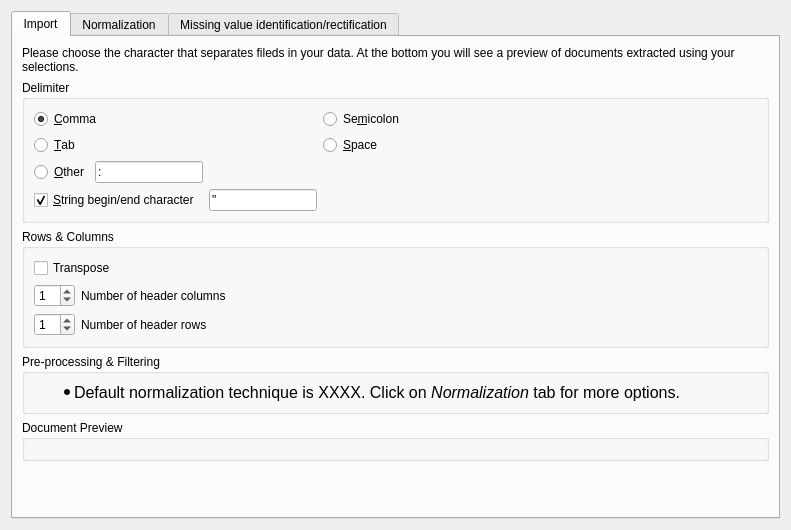
<?xml version="1.0" encoding="UTF-8"?>
<ui version="4.0">
 <class>voDelimitedTextImportWidget</class>
 <widget class="QWidget" name="voDelimitedTextImportWidget">
  <property name="geometry">
   <rect>
    <x>0</x>
    <y>0</y>
    <width>791</width>
    <height>530</height>
   </rect>
  </property>
  <property name="windowTitle">
   <string>Form</string>
  </property>
  <layout class="QVBoxLayout" name="verticalLayout_3">
   <item>
    <widget class="QTabWidget" name="ImportStepTabWidget">
     <property name="currentIndex">
      <number>0</number>
     </property>
     <widget class="QWidget" name="ImportTab">
      <attribute name="title">
       <string>Import</string>
      </attribute>
      <layout class="QVBoxLayout" name="verticalLayout_2">
       <item>
        <widget class="QLabel" name="label">
         <property name="text">
          <string>Please choose the character that separates fileds in your data. At the bottom you will see a preview of documents extracted using your selections.</string>
         </property>
         <property name="wordWrap">
          <bool>true</bool>
         </property>
        </widget>
       </item>
       <item>
        <widget class="QGroupBox" name="groupBox">
         <property name="title">
          <string>Delimiter</string>
         </property>
         <layout class="QGridLayout" name="gridLayout" columnstretch="0,0,0,1">
          <item row="0" column="0" colspan="2">
           <widget class="QRadioButton" name="CommaRadioButton">
            <property name="text">
             <string>&amp;Comma</string>
            </property>
            <property name="checked">
             <bool>true</bool>
            </property>
           </widget>
          </item>
          <item row="0" column="3">
           <widget class="QRadioButton" name="SemicolonRadioButton">
            <property name="text">
             <string>Se&amp;micolon</string>
            </property>
           </widget>
          </item>
          <item row="1" column="0" colspan="2">
           <widget class="QRadioButton" name="TabRadioButton">
            <property name="text">
             <string>&amp;Tab</string>
            </property>
           </widget>
          </item>
          <item row="1" column="3">
           <widget class="QRadioButton" name="SpaceRadioButton">
            <property name="text">
             <string>&amp;Space</string>
            </property>
           </widget>
          </item>
          <item row="2" column="0">
           <widget class="QRadioButton" name="OtherRadioButton">
            <property name="text">
             <string>&amp;Other</string>
            </property>
            <property name="checked">
             <bool>false</bool>
            </property>
           </widget>
          </item>
          <item row="2" column="1">
           <widget class="QLineEdit" name="OtherLineEdit">
            <property name="text">
             <string>:</string>
            </property>
            <property name="maxLength">
             <number>1</number>
            </property>
           </widget>
          </item>
          <item row="3" column="0" colspan="2">
           <widget class="QCheckBox" name="StringDelimiterCheckBox">
            <property name="text">
             <string>&amp;String begin/end character</string>
            </property>
            <property name="checked">
             <bool>true</bool>
            </property>
           </widget>
          </item>
          <item row="3" column="2">
           <widget class="QLineEdit" name="StringDelimiterLineEdit">
            <property name="text">
             <string>&quot;</string>
            </property>
            <property name="maxLength">
             <number>1</number>
            </property>
           </widget>
          </item>
         </layout>
        </widget>
       </item>
       <item>
        <widget class="QGroupBox" name="groupBox_3">
         <property name="title">
          <string>Rows &amp;&amp; Columns</string>
         </property>
         <layout class="QFormLayout" name="formLayout">
          <property name="fieldGrowthPolicy">
           <enum>QFormLayout::AllNonFixedFieldsGrow</enum>
          </property>
          <item row="0" column="0" colspan="2">
           <widget class="QCheckBox" name="TransposeCheckBox">
            <property name="text">
             <string>Transpose</string>
            </property>
           </widget>
          </item>
          <item row="1" column="0">
           <widget class="QSpinBox" name="NumberHeaderColumnsSpinBox">
            <property name="value">
             <number>1</number>
            </property>
           </widget>
          </item>
          <item row="1" column="1">
           <widget class="QLabel" name="NumberHeaderColumnsLabel">
            <property name="text">
             <string>Number of header columns</string>
            </property>
           </widget>
          </item>
          <item row="2" column="0">
           <widget class="QSpinBox" name="NumberHeaderRowsSpinBox">
            <property name="value">
             <number>1</number>
            </property>
           </widget>
          </item>
          <item row="2" column="1">
           <widget class="QLabel" name="NumberHeaderRowsLabel">
            <property name="text">
             <string>Number of header rows</string>
            </property>
           </widget>
          </item>
         </layout>
        </widget>
       </item>
       <item>
        <widget class="QGroupBox" name="groupBox_4">
         <property name="title">
          <string>Pre-processing &amp;&amp; Filtering</string>
         </property>
         <layout class="QVBoxLayout" name="verticalLayout_4">
          <item>
           <widget class="QLabel" name="label_2">
            <property name="text">
             <string>&lt;!DOCTYPE HTML PUBLIC &quot;-//W3C//DTD HTML 4.0//EN&quot; &quot;http://www.w3.org/TR/REC-html40/strict.dtd&quot;&gt;
&lt;html&gt;&lt;head&gt;&lt;meta name=&quot;qrichtext&quot; content=&quot;1&quot; /&gt;&lt;style type=&quot;text/css&quot;&gt;
p, li { white-space: pre-wrap; }
&lt;/style&gt;&lt;/head&gt;&lt;body style=&quot; font-family:'Sans Serif'; font-size:12pt; font-weight:400; font-style:normal;&quot;&gt;
&lt;ul style=&quot;margin-top: 0px; margin-bottom: 0px; margin-left: 0px; margin-right: 0px; -qt-list-indent: 1;&quot;&gt;&lt;li style=&quot; margin-top:12px; margin-bottom:0px; margin-left:0px; margin-right:0px; -qt-block-indent:0; text-indent:0px;&quot;&gt;Default normalization technique is XXXX. Click on &lt;span style=&quot; font-style:italic;&quot;&gt;Normalization&lt;/span&gt; tab for more options.&lt;/li&gt;&lt;/ul&gt;&lt;/body&gt;&lt;/html&gt;</string>
            </property>
           </widget>
          </item>
         </layout>
        </widget>
       </item>
       <item>
        <widget class="QGroupBox" name="groupBox_2">
         <property name="title">
          <string>Document Preview</string>
         </property>
         <layout class="QVBoxLayout" name="verticalLayout">
          <item>
           <widget class="voDelimitedTextPreview" name="DocumentPreviewWidget" native="true"/>
          </item>
         </layout>
        </widget>
       </item>
       <item>
        <spacer name="verticalSpacer">
         <property name="orientation">
          <enum>Qt::Vertical</enum>
         </property>
         <property name="sizeHint" stdset="0">
          <size>
           <width>20</width>
           <height>40</height>
          </size>
         </property>
        </spacer>
       </item>
      </layout>
     </widget>
     <widget class="QWidget" name="NormalizationTab">
      <attribute name="title">
       <string>Normalization</string>
      </attribute>
     </widget>
     <widget class="QWidget" name="MissingValueIdentificationRectificationTab">
      <attribute name="title">
       <string>Missing value identification/rectification</string>
      </attribute>
     </widget>
    </widget>
   </item>
  </layout>
 </widget>
 <customwidgets>
  <customwidget>
   <class>voDelimitedTextPreview</class>
   <extends>QWidget</extends>
   <header>voDelimitedTextPreview.h</header>
   <container>1</container>
  </customwidget>
 </customwidgets>
 <resources/>
 <connections>
  <connection>
   <sender>OtherRadioButton</sender>
   <signal>clicked()</signal>
   <receiver>OtherLineEdit</receiver>
   <slot>setFocus()</slot>
   <hints>
    <hint type="sourcelabel">
     <x>71</x>
     <y>182</y>
    </hint>
    <hint type="destinationlabel">
     <x>185</x>
     <y>183</y>
    </hint>
   </hints>
  </connection>
  <connection>
   <sender>OtherRadioButton</sender>
   <signal>clicked()</signal>
   <receiver>OtherLineEdit</receiver>
   <slot>selectAll()</slot>
   <hints>
    <hint type="sourcelabel">
     <x>71</x>
     <y>182</y>
    </hint>
    <hint type="destinationlabel">
     <x>185</x>
     <y>183</y>
    </hint>
   </hints>
  </connection>
  <connection>
   <sender>StringDelimiterCheckBox</sender>
   <signal>clicked()</signal>
   <receiver>StringDelimiterLineEdit</receiver>
   <slot>setFocus()</slot>
   <hints>
    <hint type="sourcelabel">
     <x>147</x>
     <y>215</y>
    </hint>
    <hint type="destinationlabel">
     <x>337</x>
     <y>216</y>
    </hint>
   </hints>
  </connection>
  <connection>
   <sender>StringDelimiterCheckBox</sender>
   <signal>clicked()</signal>
   <receiver>StringDelimiterLineEdit</receiver>
   <slot>selectAll()</slot>
   <hints>
    <hint type="sourcelabel">
     <x>147</x>
     <y>215</y>
    </hint>
    <hint type="destinationlabel">
     <x>337</x>
     <y>216</y>
    </hint>
   </hints>
  </connection>
 </connections>
</ui>
